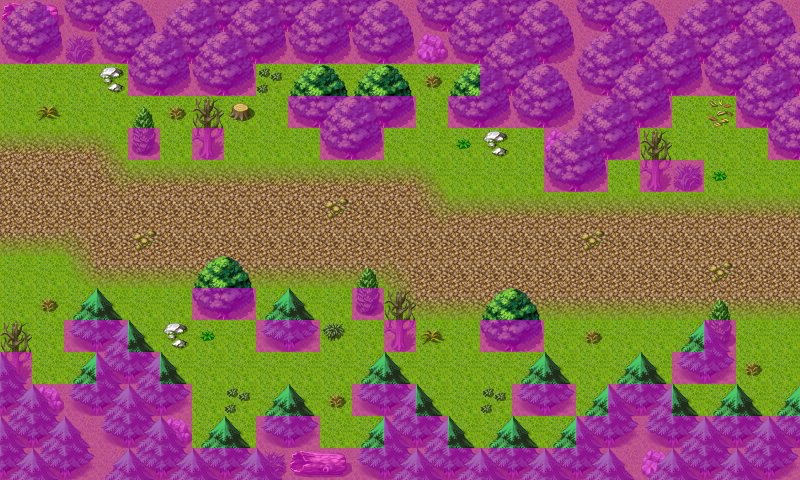

This game map was drawn from its Tiled (.tmx) file and the tilesets committed beside it. A one-line description and the trimmed map source follow:
An orthogonal 25x15 tile map with 32x32 px tiles, 4 tile layers (Ground, Objects, Above, Walkable), 11 tilesets and 5 objects (3x spawn, 2x mapchange).

<map version="1.0" orientation="orthogonal" width="25" height="15" tilewidth="32" tileheight="32">
    <properties>
        <property name="outdoors" value="1" />
    </properties>
    <tileset firstgid="1" name="map_6" tilewidth="32" tileheight="32">
        <image source="../drawable/map_6.png" width="256" height="256" />
    </tileset>
    <tileset firstgid="65" name="map_0" tilewidth="32" tileheight="32">
        <image source="../drawable/map_0.png" width="256" height="256" />
    </tileset>
    <tileset firstgid="129" name="map_19" tilewidth="32" tileheight="32">
        <image source="../drawable/map_19.png" width="256" height="256" />
    </tileset>
    <tileset firstgid="193" name="map_16" tilewidth="32" tileheight="32">
        <image source="../drawable/map_16.png" width="256" height="256" />
    </tileset>
    <tileset firstgid="257" name="map_1" tilewidth="32" tileheight="32">
        <image source="../drawable/map_1.png" width="256" height="256" />
    </tileset>
    <tileset firstgid="321" name="map_5" tilewidth="32" tileheight="32">
        <image source="../drawable/map_5.png" width="256" height="256" />
    </tileset>
    <tileset firstgid="385" name="map_17" tilewidth="32" tileheight="32">
        <image source="../drawable/map_17.png" width="256" height="256" />
    </tileset>
    <tileset firstgid="449" name="map_3" tilewidth="32" tileheight="32">
        <image source="../drawable/map_3.png" width="256" height="256" />
    </tileset>
    <tileset firstgid="513" name="map_4" tilewidth="32" tileheight="32">
        <image source="../drawable/map_4.png" width="256" height="256" />
    </tileset>
    <tileset firstgid="577" name="map_7" tilewidth="32" tileheight="32">
        <image source="../drawable/map_7.png" width="256" height="256" />
    </tileset>
    <tileset firstgid="641" name="map_2" tilewidth="32" tileheight="32">
        <image source="../drawable/map_2.png" width="256" height="256" />
    </tileset>
    <layer name="Ground" width="25" height="15">
        <data>[375 cells, 375 non-empty, 4 distinct tile ids]</data>
    </layer>
    <layer name="Objects" width="25" height="15">
        <data>[375 cells, 188 non-empty, 27 distinct tile ids]</data>
    </layer>
    <layer name="Above" width="25" height="15">
        <data>[375 cells, 68 non-empty, 6 distinct tile ids]</data>
    </layer>
    <layer name="Walkable" width="25" height="15">
        <data>[375 cells, 159 non-empty, 1 distinct tile ids]</data>
    </layer>
    <objectgroup name="Mapevents" visible="0">
        <object name="west" type="mapchange" x="0" y="64" width="32" height="288">
            <properties>
                <property name="map" value="road2" />
                <property name="place" value="east" />
            </properties>
        </object>
        <object name="east" type="mapchange" x="768" y="160" width="32" height="256">
            <properties>
                <property name="map" value="road4" />
                <property name="place" value="west" />
            </properties>
        </object>
    </objectgroup>
    <objectgroup name="Spawn" visible="0">
        <object name="beetle2" type="spawn" x="160" y="320" width="512" height="128">
            <properties>
                <property name="spawngroup" value="beetle2" />
            </properties>
        </object>
        <object name="forestboar3" type="spawn" x="512" y="128" width="32" height="32">
            <properties>
                <property name="spawngroup" value="forestboar3" />
            </properties>
        </object>
        <object name="forestserpent2" type="spawn" x="96" y="64" width="192" height="96">
            <properties>
                <property name="spawngroup" value="forestserpent2" />
            </properties>
        </object>
    </objectgroup>
    <objectgroup name="Keys" visible="0" />
</map>
